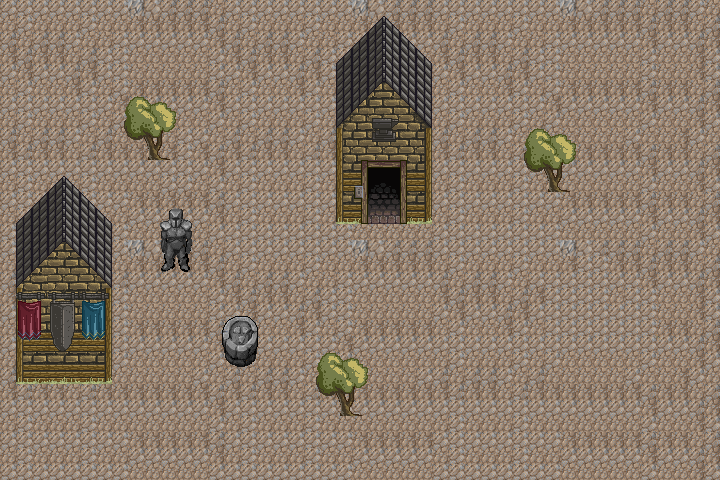

A level layout from a 2D game, rendered from its tile map. Below: a short description, then the map file with tile-grid data replaced by summaries:
An orthogonal 45x30 tile map with 16x16 px tiles, 3 tile layers (Tilelaag 1, Tilelaag 3, Tilelaag 4), 3 tilesets and 4 objects.

<map version="1.0" orientation="orthogonal" renderorder="right-down" width="45" height="30" tilewidth="16" tileheight="16" nextobjectid="75">
 <tileset firstgid="1" name="blowharder" tilewidth="16" tileheight="16" tilecount="4408" columns="116">
  <image source="blowharder.png" width="1856" height="608" />
 </tileset>
 <tileset firstgid="4409" name="mountain_landscape" tilewidth="16" tileheight="16" tilecount="1024" columns="32">
  <image source="mountain_landscape.png" width="512" height="512" />
 </tileset>
 <tileset firstgid="5433" name="hyptosis_tile-art-batch-1" tilewidth="16" tileheight="16" tilecount="3600" columns="60">
  <image source="hyptosis_tile-art-batch-1.png" width="960" height="960" />
 </tileset>
 <layer name="Tilelaag 1" width="45" height="30">
  <data>[1350 cells, 1350 non-empty, 31 distinct tile ids]</data>
 </layer>
 <objectgroup name="collison-layer">
  <object id="66" x="15.3333" y="222.667" width="96" height="160.333" />
  <object id="69" x="16.6667" y="221.986">
   <polygon points="0,0 47.1649,-45.9856 95.3333,1.01439" />
  </object>
  <object id="73" x="336" y="62" width="94.5" height="161.5" />
  <object id="74" x="336.5" y="61.5">
   <polygon points="0,0 46.5,-45.5 94,0" />
  </object>
 </objectgroup>
 <layer name="Tilelaag 3" width="45" height="30">
  <data>[1350 cells, 222 non-empty, 109 distinct tile ids]</data>
 </layer>
 <layer name="Tilelaag 4" width="45" height="30">
  <data>[1350 cells, 84 non-empty, 72 distinct tile ids]</data>
 </layer>
</map>
